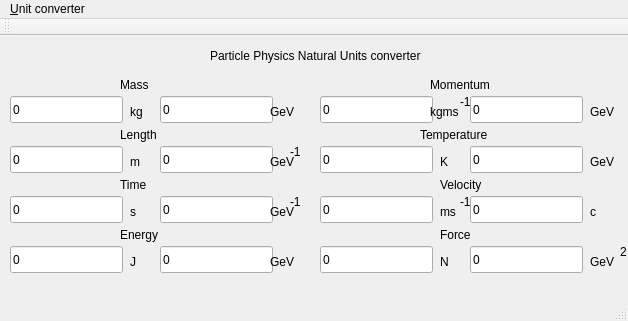
<?xml version="1.0" encoding="UTF-8"?>
<ui version="4.0">
 <class>MainWindow</class>
 <widget class="QMainWindow" name="MainWindow">
  <property name="geometry">
   <rect>
    <x>0</x>
    <y>0</y>
    <width>628</width>
    <height>321</height>
   </rect>
  </property>
  <property name="windowTitle">
   <string>MainWindow</string>
  </property>
  <widget class="QWidget" name="centralWidget">
   <widget class="QLineEdit" name="lineEdit_17">
    <property name="geometry">
     <rect>
      <x>10</x>
      <y>210</y>
      <width>113</width>
      <height>27</height>
     </rect>
    </property>
    <property name="text">
     <string>0</string>
    </property>
   </widget>
   <widget class="QLineEdit" name="lineEdit_18">
    <property name="geometry">
     <rect>
      <x>160</x>
      <y>210</y>
      <width>113</width>
      <height>27</height>
     </rect>
    </property>
    <property name="text">
     <string>0</string>
    </property>
   </widget>
   <widget class="QLineEdit" name="lineEdit_19">
    <property name="geometry">
     <rect>
      <x>10</x>
      <y>160</y>
      <width>113</width>
      <height>27</height>
     </rect>
    </property>
    <property name="text">
     <string>0</string>
    </property>
   </widget>
   <widget class="QLineEdit" name="lineEdit_20">
    <property name="geometry">
     <rect>
      <x>10</x>
      <y>110</y>
      <width>113</width>
      <height>27</height>
     </rect>
    </property>
    <property name="text">
     <string>0</string>
    </property>
   </widget>
   <widget class="QLineEdit" name="lineEdit_21">
    <property name="geometry">
     <rect>
      <x>10</x>
      <y>60</y>
      <width>113</width>
      <height>27</height>
     </rect>
    </property>
    <property name="text">
     <string>0</string>
    </property>
   </widget>
   <widget class="QLineEdit" name="lineEdit_22">
    <property name="geometry">
     <rect>
      <x>160</x>
      <y>160</y>
      <width>113</width>
      <height>27</height>
     </rect>
    </property>
    <property name="text">
     <string>0</string>
    </property>
   </widget>
   <widget class="QLineEdit" name="lineEdit_23">
    <property name="geometry">
     <rect>
      <x>160</x>
      <y>60</y>
      <width>113</width>
      <height>27</height>
     </rect>
    </property>
    <property name="text">
     <string>0</string>
    </property>
   </widget>
   <widget class="QLineEdit" name="lineEdit_24">
    <property name="geometry">
     <rect>
      <x>160</x>
      <y>110</y>
      <width>113</width>
      <height>27</height>
     </rect>
    </property>
    <property name="text">
     <string>0</string>
    </property>
   </widget>
   <widget class="QLineEdit" name="lineEdit_25">
    <property name="geometry">
     <rect>
      <x>470</x>
      <y>210</y>
      <width>113</width>
      <height>27</height>
     </rect>
    </property>
    <property name="text">
     <string>0</string>
    </property>
   </widget>
   <widget class="QLineEdit" name="lineEdit_26">
    <property name="geometry">
     <rect>
      <x>470</x>
      <y>60</y>
      <width>113</width>
      <height>27</height>
     </rect>
    </property>
    <property name="text">
     <string>0</string>
    </property>
   </widget>
   <widget class="QLineEdit" name="lineEdit_27">
    <property name="geometry">
     <rect>
      <x>320</x>
      <y>60</y>
      <width>113</width>
      <height>27</height>
     </rect>
    </property>
    <property name="text">
     <string>0</string>
    </property>
   </widget>
   <widget class="QLineEdit" name="lineEdit_28">
    <property name="geometry">
     <rect>
      <x>320</x>
      <y>160</y>
      <width>113</width>
      <height>27</height>
     </rect>
    </property>
    <property name="text">
     <string>0</string>
    </property>
   </widget>
   <widget class="QLineEdit" name="lineEdit_29">
    <property name="geometry">
     <rect>
      <x>320</x>
      <y>210</y>
      <width>113</width>
      <height>27</height>
     </rect>
    </property>
    <property name="text">
     <string>0</string>
    </property>
   </widget>
   <widget class="QLineEdit" name="lineEdit_30">
    <property name="geometry">
     <rect>
      <x>320</x>
      <y>110</y>
      <width>113</width>
      <height>27</height>
     </rect>
    </property>
    <property name="text">
     <string>0</string>
    </property>
   </widget>
   <widget class="QLineEdit" name="lineEdit_31">
    <property name="geometry">
     <rect>
      <x>470</x>
      <y>110</y>
      <width>113</width>
      <height>27</height>
     </rect>
    </property>
    <property name="text">
     <string>0</string>
    </property>
   </widget>
   <widget class="QLineEdit" name="lineEdit_32">
    <property name="geometry">
     <rect>
      <x>470</x>
      <y>160</y>
      <width>113</width>
      <height>27</height>
     </rect>
    </property>
    <property name="text">
     <string>0</string>
    </property>
   </widget>
   <widget class="QLabel" name="label">
    <property name="geometry">
     <rect>
      <x>120</x>
      <y>40</y>
      <width>31</width>
      <height>17</height>
     </rect>
    </property>
    <property name="text">
     <string>Mass</string>
    </property>
   </widget>
   <widget class="QLabel" name="label_2">
    <property name="geometry">
     <rect>
      <x>120</x>
      <y>90</y>
      <width>41</width>
      <height>17</height>
     </rect>
    </property>
    <property name="text">
     <string>Length</string>
    </property>
   </widget>
   <widget class="QLabel" name="label_3">
    <property name="geometry">
     <rect>
      <x>120</x>
      <y>140</y>
      <width>31</width>
      <height>17</height>
     </rect>
    </property>
    <property name="text">
     <string>Time</string>
    </property>
   </widget>
   <widget class="QLabel" name="label_4">
    <property name="geometry">
     <rect>
      <x>120</x>
      <y>190</y>
      <width>41</width>
      <height>17</height>
     </rect>
    </property>
    <property name="text">
     <string>Energy</string>
    </property>
   </widget>
   <widget class="QLabel" name="label_5">
    <property name="geometry">
     <rect>
      <x>430</x>
      <y>40</y>
      <width>71</width>
      <height>17</height>
     </rect>
    </property>
    <property name="text">
     <string>Momentum</string>
    </property>
   </widget>
   <widget class="QLabel" name="label_6">
    <property name="geometry">
     <rect>
      <x>420</x>
      <y>90</y>
      <width>81</width>
      <height>17</height>
     </rect>
    </property>
    <property name="text">
     <string>Temperature</string>
    </property>
   </widget>
   <widget class="QLabel" name="label_7">
    <property name="geometry">
     <rect>
      <x>440</x>
      <y>140</y>
      <width>51</width>
      <height>17</height>
     </rect>
    </property>
    <property name="text">
     <string>Velocity</string>
    </property>
   </widget>
   <widget class="QLabel" name="label_8">
    <property name="geometry">
     <rect>
      <x>440</x>
      <y>190</y>
      <width>41</width>
      <height>17</height>
     </rect>
    </property>
    <property name="text">
     <string>Force</string>
    </property>
   </widget>
   <widget class="QLabel" name="label_9">
    <property name="geometry">
     <rect>
      <x>270</x>
      <y>60</y>
      <width>31</width>
      <height>31</height>
     </rect>
    </property>
    <property name="text">
     <string>GeV</string>
    </property>
   </widget>
   <widget class="QLabel" name="label_10">
    <property name="geometry">
     <rect>
      <x>130</x>
      <y>60</y>
      <width>31</width>
      <height>31</height>
     </rect>
    </property>
    <property name="text">
     <string>kg</string>
    </property>
   </widget>
   <widget class="QLabel" name="label_11">
    <property name="geometry">
     <rect>
      <x>130</x>
      <y>110</y>
      <width>31</width>
      <height>31</height>
     </rect>
    </property>
    <property name="text">
     <string>m</string>
    </property>
   </widget>
   <widget class="QLabel" name="label_12">
    <property name="geometry">
     <rect>
      <x>270</x>
      <y>110</y>
      <width>31</width>
      <height>31</height>
     </rect>
    </property>
    <property name="text">
     <string>GeV</string>
    </property>
   </widget>
   <widget class="QLabel" name="label_13">
    <property name="geometry">
     <rect>
      <x>290</x>
      <y>100</y>
      <width>20</width>
      <height>31</height>
     </rect>
    </property>
    <property name="text">
     <string>-1</string>
    </property>
   </widget>
   <widget class="QLabel" name="label_14">
    <property name="geometry">
     <rect>
      <x>130</x>
      <y>160</y>
      <width>31</width>
      <height>31</height>
     </rect>
    </property>
    <property name="text">
     <string>s</string>
    </property>
   </widget>
   <widget class="QLabel" name="label_15">
    <property name="geometry">
     <rect>
      <x>270</x>
      <y>160</y>
      <width>31</width>
      <height>31</height>
     </rect>
    </property>
    <property name="text">
     <string>GeV</string>
    </property>
   </widget>
   <widget class="QLabel" name="label_16">
    <property name="geometry">
     <rect>
      <x>290</x>
      <y>150</y>
      <width>20</width>
      <height>31</height>
     </rect>
    </property>
    <property name="text">
     <string>-1</string>
    </property>
   </widget>
   <widget class="QLabel" name="label_17">
    <property name="geometry">
     <rect>
      <x>270</x>
      <y>210</y>
      <width>31</width>
      <height>31</height>
     </rect>
    </property>
    <property name="text">
     <string>GeV</string>
    </property>
   </widget>
   <widget class="QLabel" name="label_18">
    <property name="geometry">
     <rect>
      <x>130</x>
      <y>210</y>
      <width>31</width>
      <height>31</height>
     </rect>
    </property>
    <property name="text">
     <string>J</string>
    </property>
   </widget>
   <widget class="QLabel" name="label_19">
    <property name="geometry">
     <rect>
      <x>590</x>
      <y>60</y>
      <width>31</width>
      <height>31</height>
     </rect>
    </property>
    <property name="text">
     <string>GeV</string>
    </property>
   </widget>
   <widget class="QLabel" name="label_20">
    <property name="geometry">
     <rect>
      <x>590</x>
      <y>110</y>
      <width>31</width>
      <height>31</height>
     </rect>
    </property>
    <property name="text">
     <string>GeV</string>
    </property>
   </widget>
   <widget class="QLabel" name="label_21">
    <property name="geometry">
     <rect>
      <x>430</x>
      <y>60</y>
      <width>41</width>
      <height>31</height>
     </rect>
    </property>
    <property name="text">
     <string>kgms</string>
    </property>
   </widget>
   <widget class="QLabel" name="label_22">
    <property name="geometry">
     <rect>
      <x>460</x>
      <y>50</y>
      <width>20</width>
      <height>31</height>
     </rect>
    </property>
    <property name="text">
     <string>-1</string>
    </property>
   </widget>
   <widget class="QLabel" name="label_23">
    <property name="geometry">
     <rect>
      <x>440</x>
      <y>110</y>
      <width>20</width>
      <height>31</height>
     </rect>
    </property>
    <property name="text">
     <string>K</string>
    </property>
   </widget>
   <widget class="QLabel" name="label_24">
    <property name="geometry">
     <rect>
      <x>440</x>
      <y>160</y>
      <width>20</width>
      <height>31</height>
     </rect>
    </property>
    <property name="text">
     <string>ms</string>
    </property>
   </widget>
   <widget class="QLabel" name="label_25">
    <property name="geometry">
     <rect>
      <x>460</x>
      <y>150</y>
      <width>20</width>
      <height>31</height>
     </rect>
    </property>
    <property name="text">
     <string>-1</string>
    </property>
   </widget>
   <widget class="QLabel" name="label_26">
    <property name="geometry">
     <rect>
      <x>590</x>
      <y>210</y>
      <width>31</width>
      <height>31</height>
     </rect>
    </property>
    <property name="text">
     <string>GeV</string>
    </property>
   </widget>
   <widget class="QLabel" name="label_27">
    <property name="geometry">
     <rect>
      <x>590</x>
      <y>160</y>
      <width>31</width>
      <height>31</height>
     </rect>
    </property>
    <property name="text">
     <string>c</string>
    </property>
   </widget>
   <widget class="QLabel" name="label_28">
    <property name="geometry">
     <rect>
      <x>440</x>
      <y>210</y>
      <width>31</width>
      <height>31</height>
     </rect>
    </property>
    <property name="text">
     <string>N</string>
    </property>
   </widget>
   <widget class="QLabel" name="label_29">
    <property name="geometry">
     <rect>
      <x>620</x>
      <y>200</y>
      <width>20</width>
      <height>31</height>
     </rect>
    </property>
    <property name="text">
     <string>2</string>
    </property>
   </widget>
   <widget class="QLabel" name="label_30">
    <property name="geometry">
     <rect>
      <x>210</x>
      <y>10</y>
      <width>221</width>
      <height>20</height>
     </rect>
    </property>
    <property name="text">
     <string>Particle Physics Natural Units converter</string>
    </property>
   </widget>
  </widget>
  <widget class="QMenuBar" name="menuBar">
   <property name="geometry">
    <rect>
     <x>0</x>
     <y>0</y>
     <width>628</width>
     <height>27</height>
    </rect>
   </property>
   <widget class="QMenu" name="menuLLL">
    <property name="title">
     <string>&amp;Unit converter</string>
    </property>
   </widget>
   <addaction name="menuLLL"/>
  </widget>
  <widget class="QToolBar" name="mainToolBar">
   <attribute name="toolBarArea">
    <enum>TopToolBarArea</enum>
   </attribute>
   <attribute name="toolBarBreak">
    <bool>false</bool>
   </attribute>
  </widget>
  <widget class="QStatusBar" name="statusBar"/>
 </widget>
 <layoutdefault spacing="6" margin="11"/>
 <resources/>
 <connections>
  <connection>
   <sender>lineEdit_21</sender>
   <signal>textChanged(QString)</signal>
   <receiver>lineEdit_23</receiver>
   <slot>setText(QString)</slot>
   <hints>
    <hint type="sourcelabel">
     <x>94</x>
     <y>110</y>
    </hint>
    <hint type="destinationlabel">
     <x>207</x>
     <y>120</y>
    </hint>
   </hints>
  </connection>
  <connection>
   <sender>lineEdit_23</sender>
   <signal>textChanged(QString)</signal>
   <receiver>lineEdit_21</receiver>
   <slot>setText(QString)</slot>
   <hints>
    <hint type="sourcelabel">
     <x>201</x>
     <y>108</y>
    </hint>
    <hint type="destinationlabel">
     <x>110</x>
     <y>111</y>
    </hint>
   </hints>
  </connection>
  <connection>
   <sender>lineEdit_20</sender>
   <signal>textChanged(QString)</signal>
   <receiver>lineEdit_24</receiver>
   <slot>setText(QString)</slot>
   <hints>
    <hint type="sourcelabel">
     <x>101</x>
     <y>160</y>
    </hint>
    <hint type="destinationlabel">
     <x>196</x>
     <y>156</y>
    </hint>
   </hints>
  </connection>
  <connection>
   <sender>lineEdit_24</sender>
   <signal>textChanged(QString)</signal>
   <receiver>lineEdit_20</receiver>
   <slot>setText(QString)</slot>
   <hints>
    <hint type="sourcelabel">
     <x>177</x>
     <y>171</y>
    </hint>
    <hint type="destinationlabel">
     <x>111</x>
     <y>170</y>
    </hint>
   </hints>
  </connection>
  <connection>
   <sender>lineEdit_19</sender>
   <signal>textChanged(QString)</signal>
   <receiver>lineEdit_22</receiver>
   <slot>setText(QString)</slot>
   <hints>
    <hint type="sourcelabel">
     <x>103</x>
     <y>205</y>
    </hint>
    <hint type="destinationlabel">
     <x>193</x>
     <y>208</y>
    </hint>
   </hints>
  </connection>
  <connection>
   <sender>lineEdit_22</sender>
   <signal>textChanged(QString)</signal>
   <receiver>lineEdit_19</receiver>
   <slot>setText(QString)</slot>
   <hints>
    <hint type="sourcelabel">
     <x>179</x>
     <y>221</y>
    </hint>
    <hint type="destinationlabel">
     <x>105</x>
     <y>219</y>
    </hint>
   </hints>
  </connection>
  <connection>
   <sender>lineEdit_17</sender>
   <signal>textChanged(QString)</signal>
   <receiver>lineEdit_18</receiver>
   <slot>setText(QString)</slot>
   <hints>
    <hint type="sourcelabel">
     <x>116</x>
     <y>255</y>
    </hint>
    <hint type="destinationlabel">
     <x>175</x>
     <y>255</y>
    </hint>
   </hints>
  </connection>
  <connection>
   <sender>lineEdit_18</sender>
   <signal>textChanged(QString)</signal>
   <receiver>lineEdit_17</receiver>
   <slot>setText(QString)</slot>
   <hints>
    <hint type="sourcelabel">
     <x>175</x>
     <y>271</y>
    </hint>
    <hint type="destinationlabel">
     <x>112</x>
     <y>264</y>
    </hint>
   </hints>
  </connection>
  <connection>
   <sender>lineEdit_27</sender>
   <signal>textChanged(QString)</signal>
   <receiver>lineEdit_26</receiver>
   <slot>setText(QString)</slot>
   <hints>
    <hint type="sourcelabel">
     <x>419</x>
     <y>108</y>
    </hint>
    <hint type="destinationlabel">
     <x>484</x>
     <y>108</y>
    </hint>
   </hints>
  </connection>
  <connection>
   <sender>lineEdit_26</sender>
   <signal>textChanged(QString)</signal>
   <receiver>lineEdit_27</receiver>
   <slot>setText(QString)</slot>
   <hints>
    <hint type="sourcelabel">
     <x>484</x>
     <y>122</y>
    </hint>
    <hint type="destinationlabel">
     <x>419</x>
     <y>122</y>
    </hint>
   </hints>
  </connection>
  <connection>
   <sender>lineEdit_30</sender>
   <signal>textChanged(QString)</signal>
   <receiver>lineEdit_31</receiver>
   <slot>setText(QString)</slot>
   <hints>
    <hint type="sourcelabel">
     <x>411</x>
     <y>159</y>
    </hint>
    <hint type="destinationlabel">
     <x>516</x>
     <y>158</y>
    </hint>
   </hints>
  </connection>
  <connection>
   <sender>lineEdit_31</sender>
   <signal>textChanged(QString)</signal>
   <receiver>lineEdit_30</receiver>
   <slot>setText(QString)</slot>
   <hints>
    <hint type="sourcelabel">
     <x>496</x>
     <y>173</y>
    </hint>
    <hint type="destinationlabel">
     <x>423</x>
     <y>168</y>
    </hint>
   </hints>
  </connection>
  <connection>
   <sender>lineEdit_28</sender>
   <signal>textChanged(QString)</signal>
   <receiver>lineEdit_32</receiver>
   <slot>setText(QString)</slot>
   <hints>
    <hint type="sourcelabel">
     <x>430</x>
     <y>208</y>
    </hint>
    <hint type="destinationlabel">
     <x>523</x>
     <y>208</y>
    </hint>
   </hints>
  </connection>
  <connection>
   <sender>lineEdit_32</sender>
   <signal>textChanged(QString)</signal>
   <receiver>lineEdit_28</receiver>
   <slot>setText(QString)</slot>
   <hints>
    <hint type="sourcelabel">
     <x>494</x>
     <y>222</y>
    </hint>
    <hint type="destinationlabel">
     <x>414</x>
     <y>219</y>
    </hint>
   </hints>
  </connection>
  <connection>
   <sender>lineEdit_29</sender>
   <signal>textChanged(QString)</signal>
   <receiver>lineEdit_25</receiver>
   <slot>setText(QString)</slot>
   <hints>
    <hint type="sourcelabel">
     <x>427</x>
     <y>253</y>
    </hint>
    <hint type="destinationlabel">
     <x>505</x>
     <y>253</y>
    </hint>
   </hints>
  </connection>
  <connection>
   <sender>lineEdit_25</sender>
   <signal>textChanged(QString)</signal>
   <receiver>lineEdit_29</receiver>
   <slot>setText(QString)</slot>
   <hints>
    <hint type="sourcelabel">
     <x>481</x>
     <y>270</y>
    </hint>
    <hint type="destinationlabel">
     <x>424</x>
     <y>270</y>
    </hint>
   </hints>
  </connection>
 </connections>
</ui>
